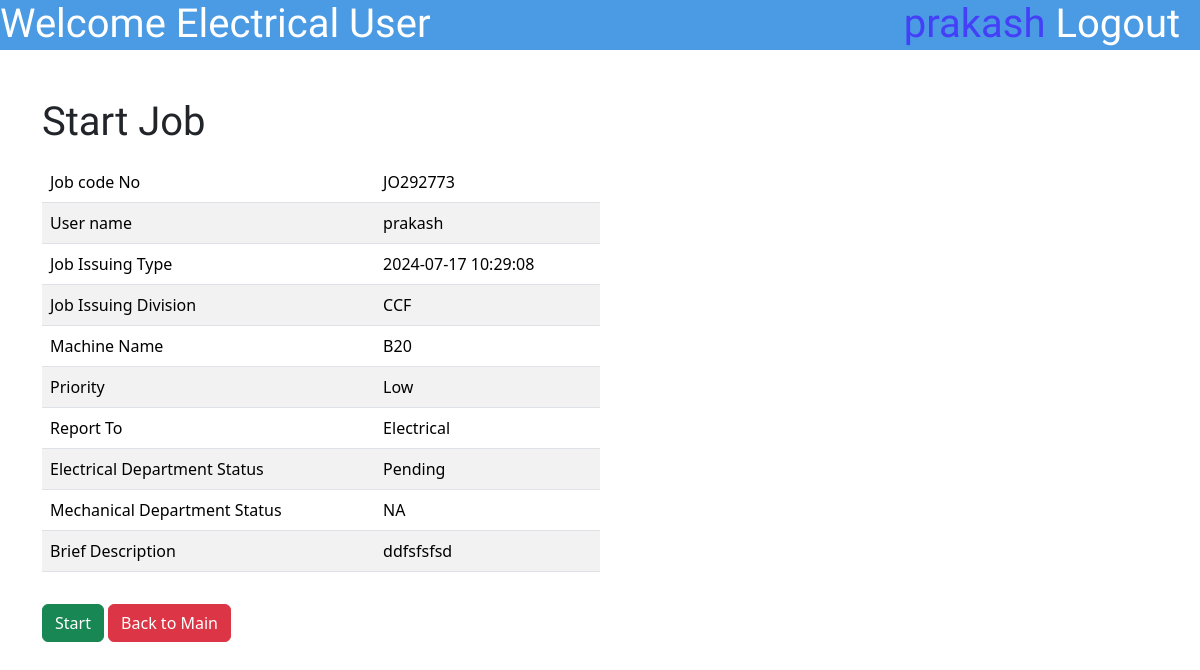
Screenshot of /EMUser/StartJobEMUser.php?updateid=215 (signed in) with the database file from the repository.
### tables this page shows
CREATE TABLE `jobdatasheet` (
  `id` int(10) NOT NULL,
  `JobCodeNo` varchar(100) NOT NULL,
  `JobPostingDateTime` varchar(50) NOT NULL,
  `JobPostingDev` enum('ACF','CCF','DR','Flexible','Aluminium Rodmill','Ceylon Copper') NOT NULL,
  `MachineName` varchar(255) NOT NULL,
  `Priority` enum('High','Low','Critical','') NOT NULL,
  `ReportTo` enum('Electrical','Mechanical','Both','') NOT NULL,
  `BDescription` varchar(500) NOT NULL,
  `Username` varchar(50) NOT NULL,
  `JobStatusE` enum('Pending','Started','Finished','Approved','NA') NOT NULL,
  `JobStatusM` enum('Pending','Started','Finished','Approved','NA') NOT NULL,
  `Approval` enum('Pending Approval','Not Approved','Approved','') NOT NULL,
  `FinishedCommentE` varchar(255) DEFAULT NULL,
  `FinishedCommentM` varchar(500) DEFAULT NULL,
  `TransferCommentE` varchar(500) DEFAULT NULL,
  `TransferCommentM` varchar(500) DEFAULT NULL,
  `ApproveComment` varchar(1000) DEFAULT NULL,
  `DisapproveComment` varchar(1000) DEFAULT NULL,
  `DownTime` varchar(500) DEFAULT NULL,
  `TryCount` int(10) DEFAULT NULL
);

### EMUser/StartJobEMUser.php (the view, shortened to what this page needs)
<?php
include '../connect.php';
$idu = $_GET['updateid'];
$sql = "Select * from jobdatasheet where id='$idu'";
$result = mysqli_query($con, $sql);
$row = mysqli_fetch_assoc($result);
$JobCodeNo = $row['JobCodeNo'];
$username = $_SESSION['username'];
$JobIssuingDateTime = $row['JobPostingDateTime'];
$JobIssuingDivision = $row['JobPostingDev'];
$MachineName = $row['MachineName'];
$priority = $row['Priority'];
$ReportTo = $row['ReportTo'];
$BriefDescription = $row['BDescription'];
$JobStatusM = $row['JobStatusM'];
$JobStatusE = $row['JobStatusE'];
?>
<!DOCTYPE html>
<html lang="en">
<head>
    <link href="https://cdn.jsdelivr.net/npm/bootstrap@5.3.3/dist/css/bootstrap.min.css" rel="stylesheet"
>
    <link rel="stylesheet" href="\MaintananceJobCard\styles\SubmitJobstyle.css">
</head>
<body onload="divSelect()">
    <div class="topbar">
        <h1 class="topbar-text">Welcome <?php echo $_SESSION['workplace'] ?> User</h1>
        <a href="\MaintananceJobCard\logout.php">
            <h1 class="topbar-logout">Logout &nbsp</h1>
        </a>
        <h1 class="topbar-username"><?php echo $_SESSION['username'] ?>&nbsp</h1>
    </div>
    <div class="container mt-5 ">
        <h1> Start Job </h1>
        <div class="mt-3">
            <form method="POST">
                <table class="table table-striped w-50">
                    <tr>
                    <tr>
                        <td>
                            Job code No
                        </td>
                        <td>
                            <?php echo $JobCodeNo; ?>
                        </td>
                    </tr>
                    <tr>
                        <td>
                            User name
                        </td>
                        <td>
                            <?php echo $username; ?>
                        </td>
                    </tr>
                    <tr>
                        <td>
                            Job Issuing Type
                        </td>
                        <td>
                            <?php echo $JobIssuingDateTime; ?>
                        </td>
                    </tr>
                    <tr>
                        <td>
                            Job Issuing Division
                        </td>
                        <td>
                            <?php echo $JobIssuingDivision; ?>
                        </td>
                    </tr>
                    <tr>
                        <td>
                            Machine Name
                        </td>
                        <td>
                            <?php echo $MachineName; ?>
                        </td>
                    </tr>
                    <tr>
                        <td>
                            Priority
                        </td>
                        <td>
                            <?php echo $priority; ?>
                        </td>
                    </tr>
                    <tr>
                        <td>
                            Report To
                        </td>
                        <td>
                            <?php echo $ReportTo; ?>
                        </td>
                    </tr>
                    <tr>
                        <td>
                            Electrical Department Status
                        </td>
                        <td>
                            <?php echo $JobStatusE; ?>
                        </td>
                    </tr>
                    <tr>
                        <td>
                            Mechanical Department Status
                        </td>
                        <td>
                            <?php echo $JobStatusM; ?>
                        </td>
                    </tr>
                    <tr>
                        <td>
                            Brief Description
                        </td>
                        <td>
                            <?php echo $BriefDescription; ?>
                        </td>
                    </tr>
                </table>
                <button type="submit" class="btn btn-success mt-3" name="start"
                    onclick="return confirm('Are you sure?')">Start</button>
                <button type="back" class="btn btn-danger mt-3" name="back"><a
                        href="\MaintananceJobCard\EMUser\indexEMUser.php" style="text-decoration:none;color:white">Back
                        to Main</a></button>
            </form>
        </div>
    </div>
</body>
</body>

### styles/SubmitJobstyle.css (style rules this page uses)
div.topbar { height: 50px; width: 100%; background-color: #4A9AE4; }
h1.topbar-text { float: left; font-family: "Jockey One", sans-serif; color: white; }
h1.topbar-username { float: right; font-family: "Jockey One", sans-serif; color: #4440F8; }
h1.topbar-logout { float: right; font-family: "Jockey One", sans-serif; color: white; }

### EMUser/StartJobEMUser.php (style rules this page uses)
h1 { font-family: "Jockey One", sans-serif; }

### rows the page displays
jobdatasheet: JobCodeNo "JO292773", JobPostingDateTime "2024-07-17 10:29:08", JobPostingDev "CCF", MachineName "B20", Priority "Low", ReportTo "Electrical", JobStatusE "Pending", JobStatusM "NA", BDescription "ddfsfsfsd"

### other values shown
$_SESSION['workplace'] "Electrical"
$_SESSION['username'] "prakash"
$username "prakash"
